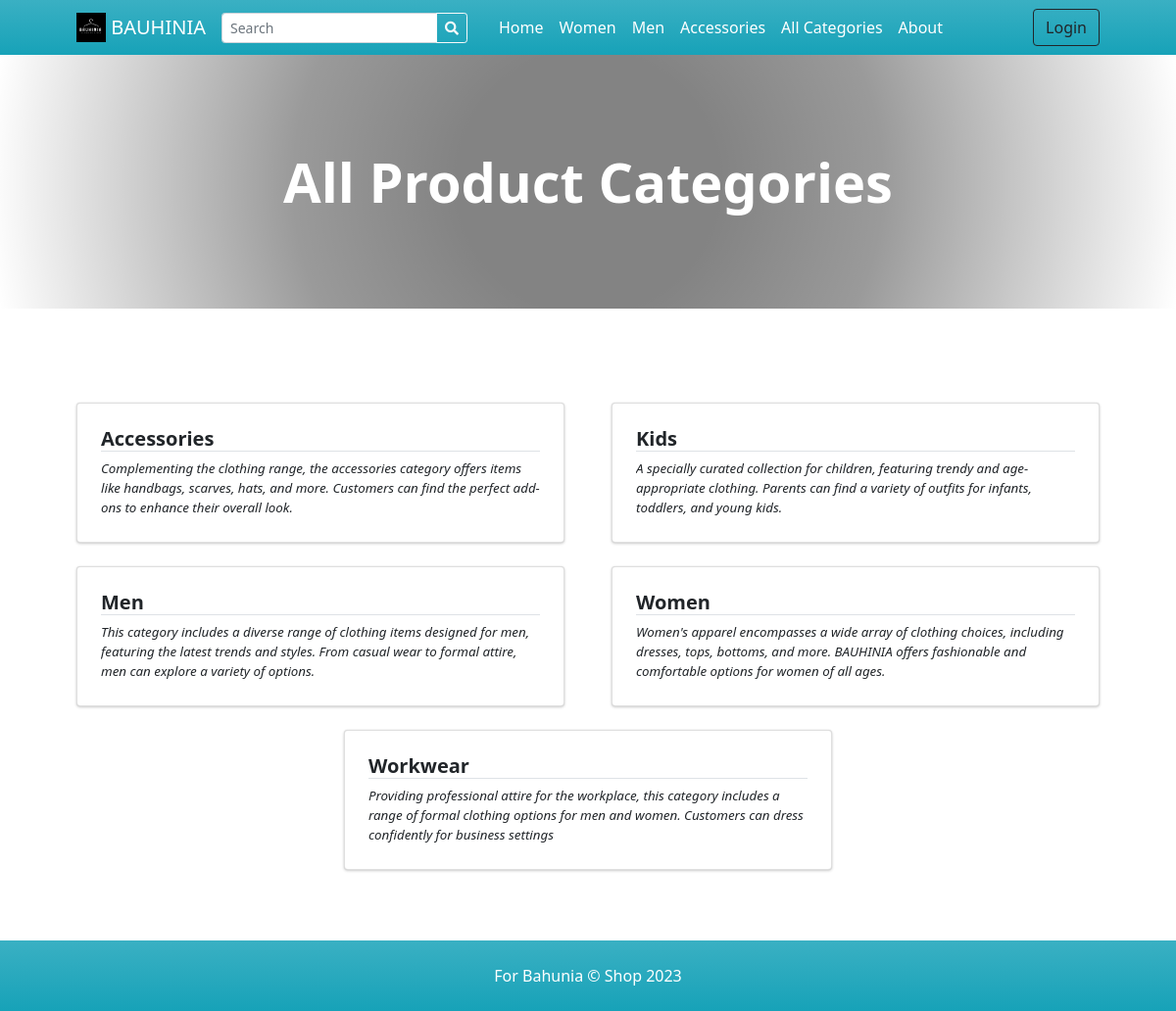
Page /?p=view_categories on the committed database.
### tables this page shows
CREATE TABLE `categories` (
  `id` int(30) NOT NULL,
  `category` varchar(250) NOT NULL,
  `description` text DEFAULT NULL,
  `status` tinyint(1) NOT NULL DEFAULT 1,
  `delete_flag` tinyint(1) NOT NULL DEFAULT 0,
  `date_created` datetime NOT NULL DEFAULT current_timestamp()
);

### classes/DBConnection.php (called while the page is built, shortened)
<?php
class DBConnection{
    private $host = DB_SERVER;
    private $username = DB_USERNAME;
    private $password = DB_PASSWORD;
    private $database = DB_NAME;
    public $conn;
    public function __construct(){
        if (!isset($this->conn)) {
            $this->conn = new mysqli($this->host, $this->username, $this->password, $this->database);
        }
    }
}
?>

### classes/SystemSettings.php (called while the page is built, shortened)
<?php
class SystemSettings extends DBConnection{
	function userdata($field = ''){
		if(!empty($field)){
			if(isset($_SESSION['userdata'][$field]))
				return $_SESSION['userdata'][$field];
			else
				return null;
		}else{
			return false;
		}
	}
	function info($field=''){
		if(!empty($field)){
			if(isset($_SESSION['system_info'][$field]))
				return $_SESSION['system_info'][$field];
			else
				return false;
		}else{
			return false;
		}
	}
}
$_settings = new SystemSettings();
?>

### config.php (called while the page is built, shortened)
<?php
require_once('classes/DBConnection.php');
require_once('classes/SystemSettings.php');
function validate_image($file){
	if(!empty($file)){
        $ex = explode("?",$file);
        $file = $ex[0];
        $ts = isset($ex[1]) ? "?".$ex[1] : '';
		if(is_file(base_app.$file)){
			return base_url.$file.$ts;
		}else{
			return base_url.'dist/img/no-image-available.png';
		}
	}else{
		return base_url.'dist/img/no-image-available.png';
	}
}
?>

### view_categories.php (the view, shortened to what this page needs)
<?php
$title = "All Product Categories";
?>
<header class="bg-dark py-5" id="main-header">
    <div class="container px-4 px-lg-5 my-5">
        <div class="text-center text-white">
            <h1 class="display-4 fw-bolder"><?php echo $title ?></h1>
        </div>
    </div>
</header>
<section class="py-5">
    <div class="container px-4 px-lg-5 mt-5">
        <div class="row gx-2 gx-lg-5 row-cols-1 row-cols-md-2 row-cols-xl-2 justify-content-center">
            <?php
                $categories = $conn->query("SELECT * FROM `categories` where status = 1 order by category asc ");
                while($row = $categories->fetch_assoc()):
                    foreach($row as $k=> $v){
                        $row[$k] = trim(stripslashes($v));
                    }
                    $row['description'] = strip_tags(stripslashes(html_entity_decode($row['description'])));
            ?>
            <div class="col mb-6 mb-2">
                <a href="./?p=products&c=<?php echo md5($row['id']) ?>" class="card category-item text-decoration-none text-reset">
                    <div class="card-body p-4">
                        <div class="">
                            <h5 class="fw-bolder border-bottom border-pink"><?php echo $row['category'] ?></h5>
                        </div>
                        <p class="m-0 truncate"><?php echo $row['description'] ?></p>
                    </div>
                </a>
            </div>
            <?php endwhile; ?>
        </div>
    </div>
</section>

### inc/topBarNav.php (shortened to what this page needs)
<nav class="navbar navbar-expand-lg navbar-dark bg-gradient-info">
            <div class="container px-4 px-lg-5 ">
                <a class="navbar-brand" href="./">
                <img src="<?php echo validate_image($_settings->info('logo')) ?>" width="30" height="30" class="d-inline-block align-top" alt="" loading="lazy">
                <?php echo $_settings->info('short_name') ?>
                </a>
                <form class="form-inline" id="search-form">
                  <div class="input-group">
                    <input class="form-control form-control-sm form " type="search" placeholder="Search" aria-label="Search" name="search"  value="<?php echo isset($_GET['search']) ? $_GET['search'] : "" ?>"  aria-describedby="button-addon2">
                    <div class="input-group-append">
                      <button class="btn btn-outline-light btn-sm m-0" type="submit" id="button-addon2"><i class="fa fa-search"></i></button>
                    </div>
                  </div>
                </form>
                <div class="collapse navbar-collapse" id="navbarSupportedContent">
                    <ul class="navbar-nav me-auto mb-2 mb-lg-0 ms-lg-4">
                        <li class="nav-item"><a class="nav-link text-white" aria-current="page" href="./">Home</a></li>
                        <?php
                        $cat_qry = $conn->query("SELECT * FROM categories where status = 1  limit 3");
                        $count_cats =$conn->query("SELECT * FROM categories where status = 1 ")->num_rows;
                        while($crow = $cat_qry->fetch_assoc()):
                        ?>
                        <li class="nav-item"><a class="nav-link text-white" aria-current="page" href="./?p=products&c=<?php echo md5($crow['id']) ?>"><?php echo $crow['category'] ?></a></li>
                        <?php endwhile; ?>
                        <?php if($count_cats > 3): ?>
                        <li class="nav-item"><a class="nav-link text-white" href="./?p=view_categories">All Categories</a></li>
                        <?php endif; ?>
                        <li class="nav-item"><a class="nav-link text-white" href="./?p=about">About</a></li>
                    </ul>
                    <div class="d-flex align-items-center">
                      <?php if($_settings->userdata('id') > 0 && $_settings->userdata('login_type') == 2): ?>
                        <a class="text-dark mr-2 nav-link text-white" href="./?p=cart">
                            <i class="bi-cart-fill me-1"></i>
                            Cart
                            <span class="badge bg-dark text-white ms-1 rounded-pill" id="cart-count">
                              <?php
                                $count = $conn->query("SELECT SUM(quantity) as items from `cart` where client_id =".$_settings->userdata('id'))->fetch_assoc()['items'];
                                echo ($count > 0 ? $count : 0);
                              ?>
                            </span>
                        </a>
                            <a href="./?p=my_account" class="text-dark  nav-link text-white"><b> Hi, <?php echo $_settings->userdata('firstname')?>!</b></a>
                            <a href="logout.php" class="text-dark  nav-link text-white"><i class="fa fa-sign-out-alt"></i></a>
                        <?php else: ?>
                        <button class="btn btn-outline-dark ml-2" id="login-btn" type="button">Login</button>
                        <?php endif; ?>
                    </div>
                </div>
            </div>
        </nav>

### rows in the picture
categories: category "Women", description "Women's apparel encompasses a wide array of clothing choices, including dresses, tops, bottoms, and more. BAUHINIA offers fashionable and comfortable options for women of all ages."
categories: category "Men", description "This category includes a diverse range of clothing items designed for men, featuring the latest trends and styles. From casual wear to formal attire, men can explore a variety of options."
categories: category "Accessories", description "Complementing the clothing range, the accessories category offers items like handbags, scarves, hats, and more. Customers can find the perfect add-ons to enhance their overall look."
categories: category "Kids", description "A specially curated collection for children, featuring trendy and age-appropriate clothing. Parents can find a variety of outfits for infants, toddlers, and young kids."
categories: category "Workwear", description "Providing professional attire for the workplace, this category includes a range of formal clothing options for men and women. Customers can dress confidently for business settings"

### other values in the picture
$_settings->info('short_name') "BAUHINIA"
$title "All Product Categories"
